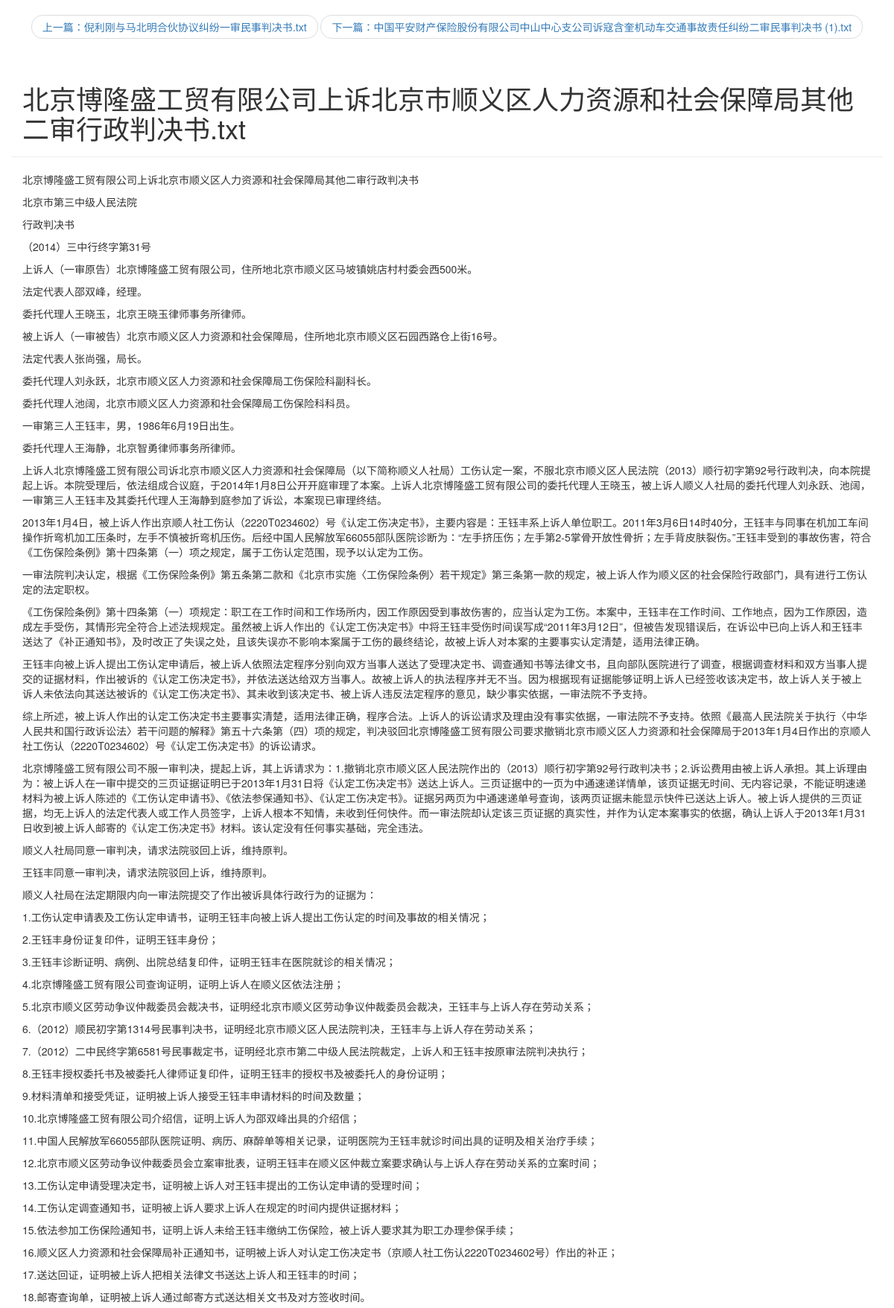
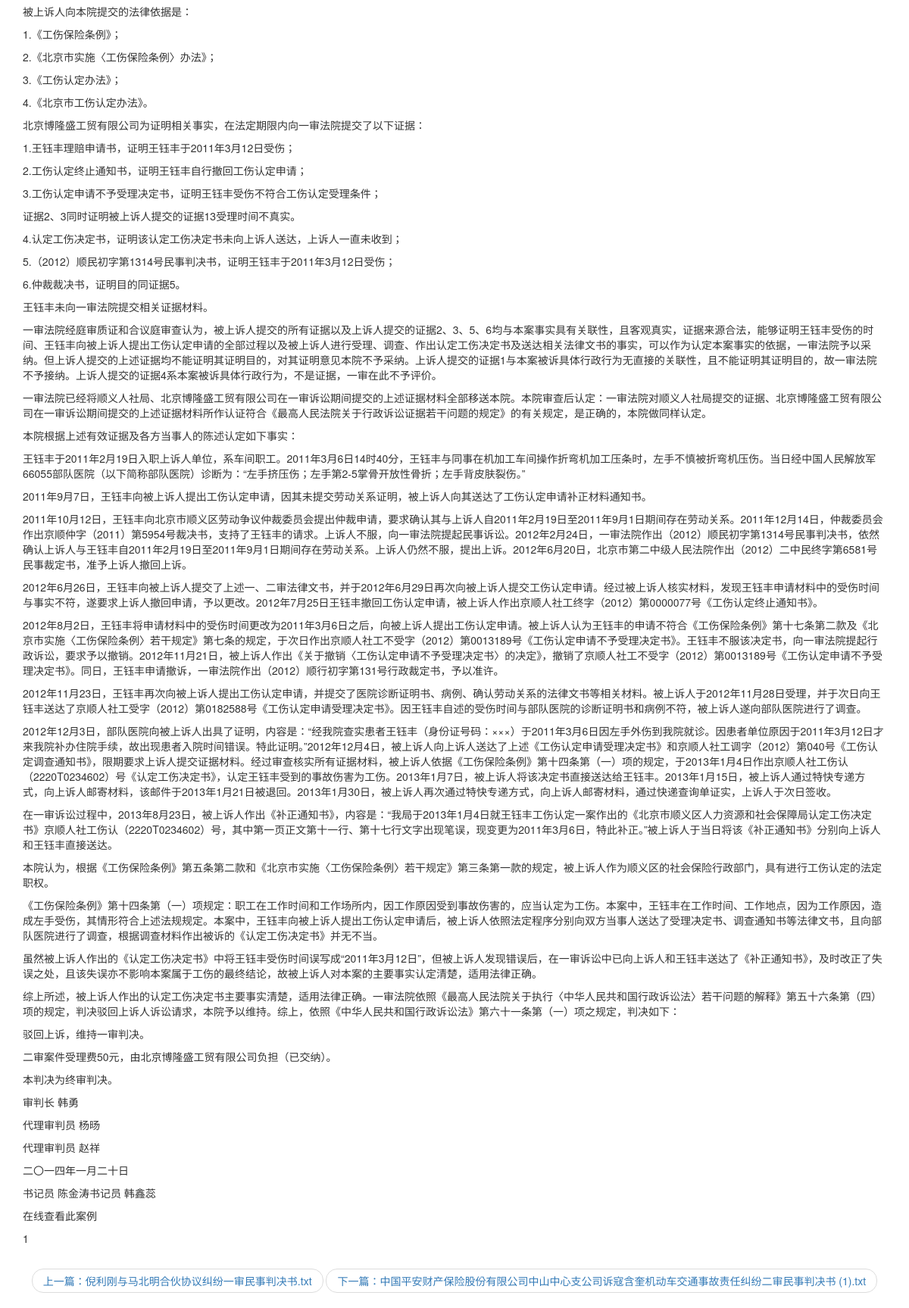
Page /legalfiles/detail/4 on the committed database (2 pictures, top to bottom).
### legalfiles/models.py (models this page shows, shortened)
class Txt(models.Model):
    txt_id = models.AutoField(primary_key=True)
    title = models.TextField()
    content = models.TextField()

### legalfiles/views.py (the view)
# urls.py: path(r'detail/<int:txt_id>',  legalfiles.views.get_detail_page,name='get_detail_page'),
def get_detail_page(request, txt_id):
    all_txt = Txt.objects.all()
    curr_txt = None
    previous_index = 0
    next_index = 0
    previous_txt = None
    next_txt = None
    for index, txt in enumerate(all_txt):
        if index == 0:
            previous_index = 0
            next_index = index + 1
        elif index == len(all_txt) - 1:
            previous_index = index - 1
            next_index = index
        else:
            previous_index = index - 1
            next_index = index + 1
        if txt.txt_id == txt_id:
            curr_txt = txt
            previous_txt = all_txt[previous_index]
            next_txt = all_txt[next_index]
            break
    section_list = curr_txt.content.split('\n')
    return render(request, 'filesprocess/detail.html',
                  {
                      'curr_txt': curr_txt,
                      'section_list': section_list,
                      'previous_txt': previous_txt,
                      'next_txt': next_txt
                  }
                  )

### legalfiles/templates/filesprocess/detail.html (shortened to what this page needs)
<!DOCTYPE html>
<html lang="en">
<head>
    <link rel="stylesheet" href="https://cdn.jsdelivr.net/npm/bootstrap@3.3.7/dist/css/bootstrap.min.css"
>
</head>
<body>
<div>
    <nav aria-label="...">
        <ul class="pager">
            <li><a href="/legalfiles/detail/{{ previous_txt.txt_id }}">上一篇：{{ previous_txt.title }}</a></li>
            <li><a href="/legalfiles/detail/{{ next_txt.txt_id }}">下一篇：{{ next_txt.title }}</a></li>
        </ul>
    </nav>
</div>
<div class="container page-header">
    <h1>{{ curr_txt.title }}
    </h1>
</div>
<div class="container body-main">
    <div>
        {% for section in section_list %}
        <p>{{ section }}</p>
        {% endfor %}
    </div>
</div>
<div>
    <nav aria-label="...">
        <ul class="pager">
            <li><a href="/legalfiles/detail/{{ previous_txt.txt_id }}">上一篇：{{ previous_txt.title }}</a></li>
            <li><a href="/legalfiles/detail/{{ next_txt.txt_id }}">下一篇：{{ next_txt.title }}</a></li>
        </ul>
    </nav>
</div>
</body>
</html>

### rows in the picture
Txt: title "倪利刚与马北明合伙协议纠纷一审民事判决书.txt"
Txt: title "中国平安财产保险股份有限公司中山中心支公司诉寇含奎机动车交通事故责任纠纷二审民事判决书 (1).txt"
Txt: title "北京博隆盛工贸有限公司上诉北京市顺义区人力资源和社会保障局其他二审行政判决书.txt"

### other values in the picture
{{ section }} "北京博隆盛工贸有限公司上诉北京市顺义区人力资源和社会保障局其他二审行政判决书" "北京市第三中级人民法院" "行政判决书" "（2014）三中行终字第31号" "上诉人（一审原告）北京博隆盛工贸有限公司，住所地北京市顺义区马坡镇姚店村村委会西500米。" "法定代表人邵双峰，经理。" "委托代理人王晓玉，北京王晓玉律师事务所律师。" "被上诉人（一审被告）北京市顺义区人力资源和社会保障局，住所地北京市顺义区石园西路仓上街16号。" "法定代表人张尚强，局长。" "委托代理人刘永跃，北京市顺义区人力资源和社会保障局工伤保险科副科长。" "委托代理人池阔，北京市顺义区人力资源和社会保障局工伤保险科科员。" "一审第三人王钰丰，男，1986年6月19日出生。" "委托代理人王海静，北京智勇律师事务所律师。" "一审法院判决认定，根据《工伤保险条例》第五条第二款和《北京市实施〈工伤保险条例〉若干规定》第三条第一款的规定，被上诉人作为顺义区的社会保险行政部门，具有进行工伤认定的法定职权。" "综上所述，被上诉人作出的认定工伤决定书主要事实清楚，适用法律正确，程序合法。上诉人的诉讼请求及理由没有事实依据，一审法院不予支持。依照《最高人民法院关于执行〈中华人民共和国行政诉讼法〉若干问题的解释》第五十六条第（四）项的规定，判决驳回北京博隆盛工贸有限公司要求撤销北京市顺义区人力资源和社会保障局于2013年1月4日作出的京顺人社工伤认（2220T0234602）号《认定工伤决定书》的诉讼请求。" "顺义人社局同意一审判决，请求法院驳回上诉，维持原判。" "王钰丰同意一审判决，请求法院驳回上诉，维持原判。" "顺义人社局在法定期限内向一审法院提交了作出被诉具体行政行为的证据为：" "1.工伤认定申请表及工伤认定申请书，证明王钰丰向被上诉人提出工伤认定的时间及事故的相关情况；" "2.王钰丰身份证复印件，证明王钰丰身份；" "3.王钰丰诊断证明、病例、出院总结复印件，证明王钰丰在医院就诊的相关情况；" "4.北京博隆盛工贸有限公司查询证明，证明上诉人在顺义区依法注册；" "5.北京市顺义区劳动争议仲裁委员会裁决书，证明经北京市顺义区劳动争议仲裁委员会裁决，王钰丰与上诉人存在劳动关系；" "6.（2012）顺民初字第1314号民事判决书，证明经北京市顺义区人民法院判决，王钰丰与上诉人存在劳动关系；" "7.（2012）二中民终字第6581号民事裁定书，证明经北京市第二中级人民法院裁定，上诉人和王钰丰按原审法院判决执行；" "8.王钰丰授权委托书及被委托人律师证复印件，证明王钰丰的授权书及被委托人的身份证明；" "9.材料清单和接受凭证，证明被上诉人接受王钰丰申请材料的时间及数量；" "10.北京博隆盛工贸有限公司介绍信，证明上诉人为邵双峰出具的介绍信；" "11.中国人民解放军66055部队医院证明、病历、麻醉单等相关记录，证明医院为王钰丰就诊时间出具的证明及相关治疗手续；" "12.北京市顺义区劳动争议仲裁委员会立案审批表，证明王钰丰在顺义区仲裁立案要求确认与上诉人存在劳动关系的立案时间；" "13.工伤认定申请受理决定书，证明被上诉人对王钰丰提出的工伤认定申请的受理时间；" "14.工伤认定调查通知书，证明被上诉人要求上诉人在规定的时间内提供证据材料；" "15.依法参加工伤保险通知书，证明上诉人未给王钰丰缴纳工伤保险，被上诉人要求其为职工办理参保手续；" "16.顺义区人力资源和社会保障局补正通知书，证明被上诉人对认定工伤决定书（京顺人社工伤认2220T0234602号）作出的补正；" "17.送达回证，证明被上诉人把相关法律文书送达上诉人和王钰丰的时间；" "18.邮寄查询单，证明被上诉人通过邮寄方式送达相关文书及对方签收时间。" "被上诉人向本院提交的法律依据是：" "1.《工伤保险条例》；" "2.《北京市实施〈工伤保险条例〉办法》；" "3.《工伤认定办法》；" "4.《北京市工伤认定办法》。" "北京博隆盛工贸有限公司为证明相关事实，在法定期限内向一审法院提交了以下证据：" "1.王钰丰理赔申请书，证明王钰丰于2011年3月12日受伤；" "2.工伤认定终止通知书，证明王钰丰自行撤回工伤认定申请；" "3.工伤认定申请不予受理决定书，证明王钰丰受伤不符合工伤认定受理条件；" "证据2、3同时证明被上诉人提交的证据13受理时间不真实。" "4.认定工伤决定书，证明该认定工伤决定书未向上诉人送达，上诉人一直未收到；" "5.（2012）顺民初字第1314号民事判决书，证明王钰丰于2011年3月12日受伤；" "6.仲裁裁决书，证明目的同证据5。" "王钰丰未向一审法院提交相关证据材料。" "一审法院已经将顺义人社局、北京博隆盛工贸有限公司在一审诉讼期间提交的上述证据材料全部移送本院。本院审查后认定：一审法院对顺义人社局提交的证据、北京博隆盛工贸有限公司在一审诉讼期间提交的上述证据材料所作认证符合《最高人民法院关于行政诉讼证据若干问题的规定》的有关规定，是正确的，本院做同样认定。" "本院根据上述有效证据及各方当事人的陈述认定如下事实：" "王钰丰于2011年2月19日入职上诉人单位，系车间职工。2011年3月6日14时40分，王钰丰与同事在机加工车间操作折弯机加工压条时，左手不慎被折弯机压伤。当日经中国人民解放军66055部队医院（以下简称部队医院）诊断为：“左手挤压伤；左手第2-5掌骨开放性骨折；左手背皮肤裂伤。”" "2011年9月7日，王钰丰向被上诉人提出工伤认定申请，因其未提交劳动关系证明，被上诉人向其送达了工伤认定申请补正材料通知书。" "2012年6月26日，王钰丰向被上诉人提交了上述一、二审法律文书，并于2012年6月29日再次向被上诉人提交工伤认定申请。经过被上诉人核实材料，发现王钰丰申请材料中的受伤时间与事实不符，遂要求上诉人撤回申请，予以更改。2012年7月25日王钰丰撤回工伤认定申请，被上诉人作出京顺人社工终字（2012）第0000077号《工伤认定终止通知书》。" "2012年11月23日，王钰丰再次向被上诉人提出工伤认定申请，并提交了医院诊断证明书、病例、确认劳动关系的法律文书等相关材料。被上诉人于2012年11月28日受理，并于次日向王钰丰送达了京顺人社工受字（2012）第0182588号《工伤认定申请受理决定书》。因王钰丰自述的受伤时间与部队医院的诊断证明书和病例不符，被上诉人遂向部队医院进行了调查。" "在一审诉讼过程中，2013年8月23日，被上诉人作出《补正通知书》，内容是：“我局于2013年1月4日就王钰丰工伤认定一案作出的《北京市顺义区人力资源和社会保障局认定工伤决定书》京顺人社工伤认（2220T0234602）号，其中第一页正文第十一行、第十七行文字出现笔误，现变更为2011年3月6日，特此补正。”被上诉人于当日将该《补正通知书》分别向上诉人和王钰丰直接送达。" "本院认为，根据《工伤保险条例》第五条第二款和《北京市实施〈工伤保险条例〉若干规定》第三条第一款的规定，被上诉人作为顺义区的社会保险行政部门，具有进行工伤认定的法定职权。" "《工伤保险条例》第十四条第（一）项规定：职工在工作时间和工作场所内，因工作原因受到事故伤害的，应当认定为工伤。本案中，王钰丰在工作时间、工作地点，因为工作原因，造成左手受伤，其情形符合上述法规规定。本案中，王钰丰向被上诉人提出工伤认定申请后，被上诉人依照法定程序分别向双方当事人送达了受理决定书、调查通知书等法律文书，且向部队医院进行了调查，根据调查材料作出被诉的《认定工伤决定书》并无不当。" "虽然被上诉人作出的《认定工伤决定书》中将王钰丰受伤时间误写成“2011年3月12日”，但被上诉人发现错误后，在一审诉讼中已向上诉人和王钰丰送达了《补正通知书》，及时改正了失误之处，且该失误亦不影响本案属于工伤的最终结论，故被上诉人对本案的主要事实认定清楚，适用法律正确。" "综上所述，被上诉人作出的认定工伤决定书主要事实清楚，适用法律正确。一审法院依照《最高人民法院关于执行〈中华人民共和国行政诉讼法〉若干问题的解释》第五十六条第（四）项的规定，判决驳回上诉人诉讼请求，本院予以维持。综上，依照《中华人民共和国行政诉讼法》第六十一条第（一）项之规定，判决如下：" "驳回上诉，维持一审判决。" "二审案件受理费50元，由北京博隆盛工贸有限公司负担（已交纳）。" "本判决为终审判决。" "审判长 韩勇" "代理审判员 杨旸" "代理审判员 赵祥" "二〇一四年一月二十日" "书记员 陈金涛书记员 韩鑫蕊" "在线查看此案例" "1"
